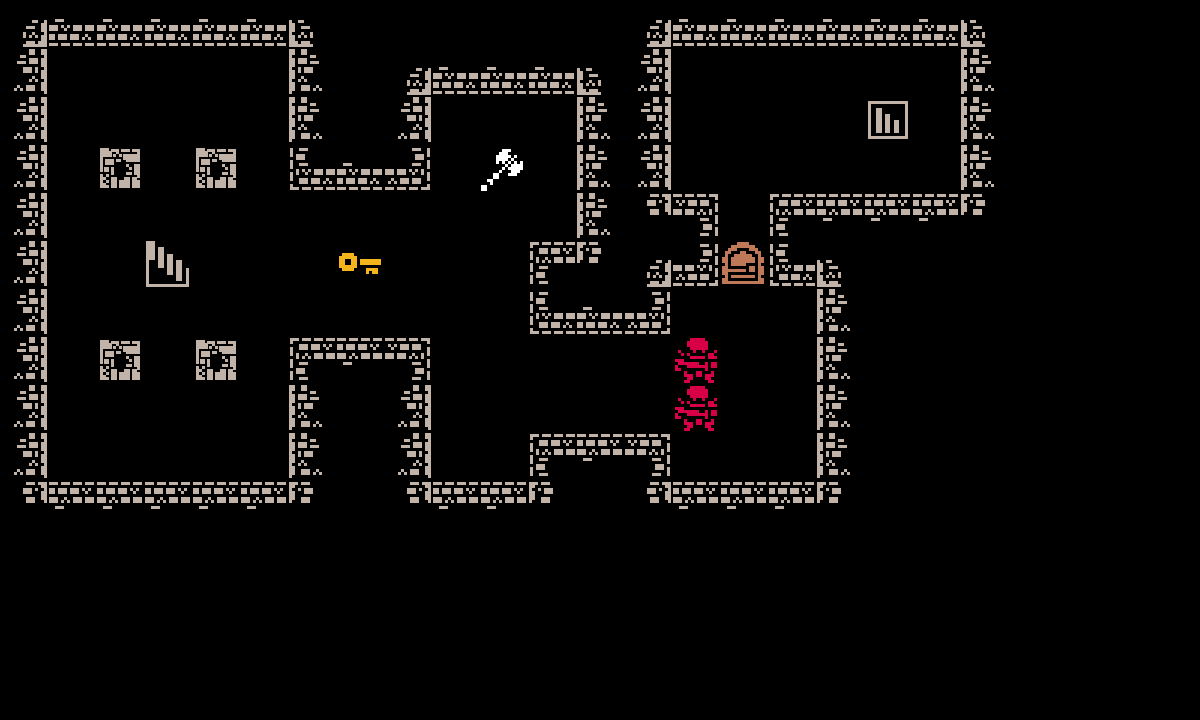

Below is a game level as drawn by its tile map, then a one-line description and the .tmx that defines it (tile-layer data replaced by summaries):
An orthogonal 25x15 tile map with 48x48 px tiles, 1 tile layer (Tile Layer 1).

<map version="1.2" tiledversion="1.2.4" orientation="orthogonal" renderorder="right-down" width="25" height="15" tilewidth="48" tileheight="48" infinite="0" nextlayerid="3" nextobjectid="1">
 <tileset firstgid="1" source="TileSet.tsx" />
 <layer id="1" name="Tile Layer 1" width="25" height="15">
  <data>[375 cells, 101 non-empty, 19 distinct tile ids]</data>
 </layer>
</map>
